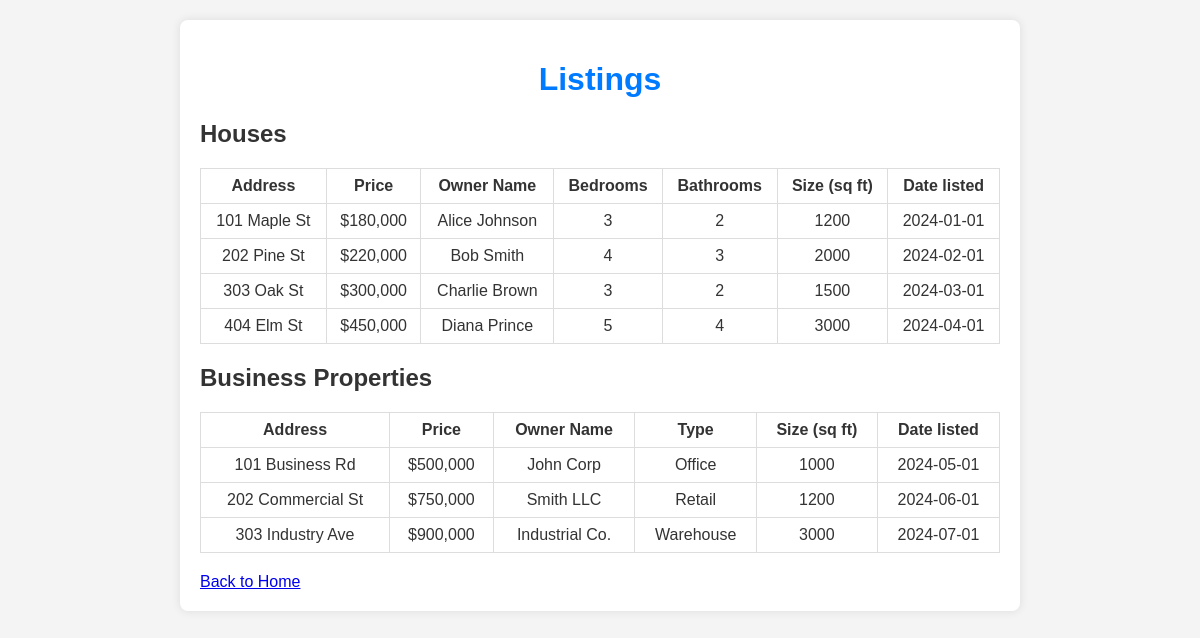
Screenshot of /listings.php with the database file from the repository.
### tables this page shows
CREATE TABLE Property (
    address VARCHAR(50) PRIMARY KEY,
    ownerName VARCHAR(30) NOT NULL,
    price INT NOT NULL
);

CREATE TABLE House (
    address VARCHAR(50),
    bedrooms INT NOT NULL,
    bathrooms INT NOT NULL,
    size INT NOT NULL,
    FOREIGN KEY (address) REFERENCES Property(address)
);

CREATE TABLE Listings (
    mlsNumber INT PRIMARY KEY,
    address VARCHAR(50) NOT NULL,
    agentId INT NOT NULL,
    dateListed DATE NOT NULL,
    FOREIGN KEY (address) REFERENCES Property(address),
    FOREIGN KEY (agentId) REFERENCES Agent(agentId)
);

CREATE TABLE BusinessProperty (
    address VARCHAR(50),
    type CHAR(20) NOT NULL,
    size INT NOT NULL,
    FOREIGN KEY (address) REFERENCES Property(address)
);

### listings.php (the view, shortened to what this page needs)
<?php
include "db_connect.php";
$housesQuery = "
    SELECT Property.address, Property.price,Property.ownerName, House.bedrooms, House.bathrooms, House.size, Listings.dateListed
    FROM Property
    JOIN House ON Property.address = House.address
    JOIN Listings ON Property.address = Listings.address";
$houses = $conn->query($housesQuery)->fetch_all(MYSQLI_ASSOC);
$businessesQuery = "
    SELECT Property.address, Property.price, Property.ownerName, BusinessProperty.type, BusinessProperty.size, Listings.dateListed
    FROM Property
    JOIN BusinessProperty ON Property.address = BusinessProperty.address
    JOIN Listings ON Property.address = Listings.address";
$businesses = $conn->query($businessesQuery)->fetch_all(MYSQLI_ASSOC);
?>
<!DOCTYPE html>
<html lang="en">
<head>
    <link rel="stylesheet" href="style.css">
</head>
<body>
    <div class="container">
        <h1>Listings</h1>
        <h2>Houses</h2>
        <table border="1">
            <tr>
                <th>Address</th>
                <th>Price</th>
                <th>Owner Name</th>
                <th>Bedrooms</th>
                <th>Bathrooms</th>
                <th>Size (sq ft)</th>
                <th>Date listed</th>
            </tr>
            <?php foreach ($houses as $house): ?>
                <tr>
                    <td><?= htmlspecialchars($house['address']); ?></td>
                    <td>$<?= number_format($house['price']); ?></td>
                    <td><?= htmlspecialchars($house['ownerName']); ?></td>
                    <td><?= htmlspecialchars($house['bedrooms']); ?></td>
                    <td><?= htmlspecialchars($house['bathrooms']); ?></td>
                    <td><?= htmlspecialchars($house['size']); ?></td>
                    <td><?= htmlspecialchars($house['dateListed']); ?></td>
                </tr>
            <?php endforeach; ?>
        </table>
        <h2>Business Properties</h2>
        <table border="1">
            <tr>
                <th>Address</th>
                <th>Price</th>
                <th>Owner Name</th>
                <th>Type</th>
                <th>Size (sq ft)</th>
                <th>Date listed</th>
            </tr>
            <?php foreach ($businesses as $business): ?>
                <tr>
                    <td><?= htmlspecialchars($business['address']); ?></td>
                    <td>$<?= number_format($business['price']); ?></td>
                    <td><?= htmlspecialchars($business['ownerName']); ?></td>
                    <td><?= htmlspecialchars($business['type']); ?></td>
                    <td><?= htmlspecialchars($business['size']); ?></td>
                    <td><?= htmlspecialchars($business['dateListed']); ?></td>
                </tr>
            <?php endforeach; ?>
        </table>
        <a href="index.php">Back to Home</a>
    </div>
</body>
</html>

### style.css (style rules this page uses)
body { font-family: Arial, sans-serif; margin: 0; padding: 0; background-color: #f4f4f4; color: #333; }
.container { max-width: 800px; margin: 20px auto; padding: 20px; background: white; border-radius: 8px; box-shadow: 0 0 10px rgba(0, 0, 0, 0.1); }
h1 { color: #007bff; text-align: center; }
table { width: 100%; border-collapse: collapse; margin: 20px 0; }
table, th, td { border: 1px solid #ddd; }
th, td { padding: 8px; text-align: center; }

### rows the page displays
property: address "101 Maple St", price "180,000", ownerName "Alice Johnson", house.bedrooms "3", house.bathrooms "2", house.size "1200", listings.dateListed "2024-01-01"
property: address "202 Pine St", price "220,000", ownerName "Bob Smith", house.bedrooms "4", house.bathrooms "3", house.size "2000", listings.dateListed "2024-02-01"
property: address "303 Oak St", price "300,000", ownerName "Charlie Brown", house.bedrooms "3", house.bathrooms "2", house.size "1500", listings.dateListed "2024-03-01"
property: address "404 Elm St", price "450,000", ownerName "Diana Prince", house.bedrooms "5", house.bathrooms "4", house.size "3000", listings.dateListed "2024-04-01"
property: address "101 Business Rd", price "500,000", ownerName "John Corp", businessproperty.type "Office", businessproperty.size "1000", listings.dateListed "2024-05-01"
property: address "202 Commercial St", price "750,000", ownerName "Smith LLC", businessproperty.type "Retail", businessproperty.size "1200", listings.dateListed "2024-06-01"
property: address "303 Industry Ave", price "900,000", ownerName "Industrial Co.", businessproperty.type "Warehouse", businessproperty.size "3000", listings.dateListed "2024-07-01"
